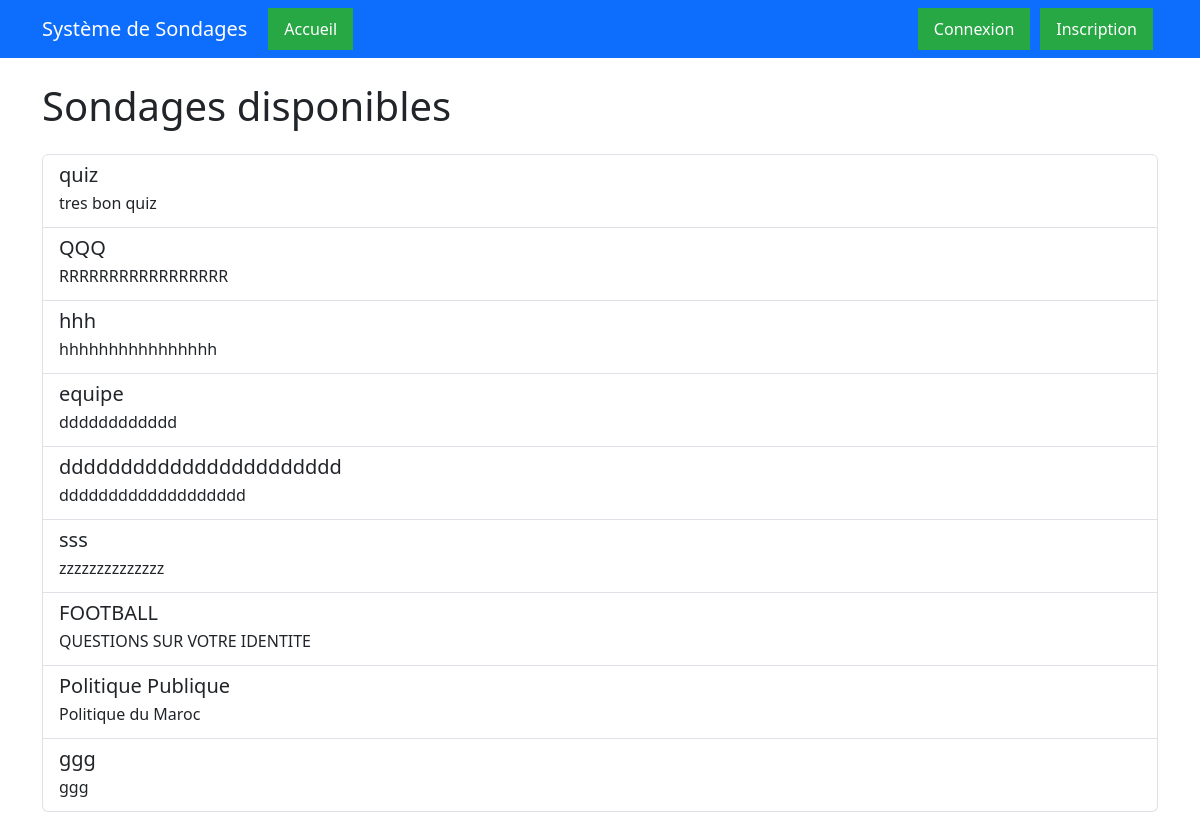
Screenshot of /surveys/ with the database file from the repository.
### survey_app/models.py (models this page shows, shortened)
class Survey(models.Model):
    title = models.CharField(max_length=200)
    description = models.TextField()
    creator = models.ForeignKey(User, on_delete=models.CASCADE)
    created_at = models.DateTimeField(auto_now_add=True)
    updated_at = models.DateTimeField(auto_now=True)
    is_public = models.BooleanField(default=True)
    password = models.CharField(max_length=100, blank=True, null=True)
    end_date = models.DateTimeField(null=True, blank=True)
    is_anonymous = models.BooleanField(default=False)
    max_responses = models.IntegerField(default=0)  # 0 means unlimited
    template = models.BooleanField(default=False)

### survey_app/views.py (the view)
# urls.py: path('', views.home, name='home'),
def home(request):
    surveys = Survey.objects.filter(is_public=True)
    if request.user.is_authenticated:
        user_surveys = Survey.objects.filter(creator=request.user)
        return render(request, 'survey_app/home.html', {
            'surveys': surveys,
            'user_surveys': user_surveys
        })
    return render(request, 'survey_app/home.html', {'surveys': surveys})

### survey_app/templates/survey_app/home.html (shortened to what this page needs)
{% extends 'base.html' %}
{% block content %}
    <h1 class="mb-4">Sondages disponibles</h1>
    {% if surveys %}
        <div class="list-group">
            {% for survey in surveys %}
                <a href="{% url 'survey_app:survey_detail' survey.id %}" class="list-group-item list-group-item-action">
                    <h5 class="mb-1">{{ survey.title }}</h5>
                    <p class="mb-1">{{ survey.description }}</p>
                </a>
            {% endfor %}
        </div>
    {% else %}
        <p>Aucun sondage disponible pour le moment.</p>
    {% endif %}
{% endblock %}

### rows the page displays
Survey: title "quiz", description "tres bon quiz"
Survey: title "QQQ", description "RRRRRRRRRRRRRRRRR"
Survey: title "hhh", description "hhhhhhhhhhhhhhhh"
Survey: title "equipe", description "dddddddddddd"
Survey: title "ddddddddddddddddddddddd", description "ddddddddddddddddddd"
Survey: title "sss", description "zzzzzzzzzzzzzz"
Survey: title "FOOTBALL", description "QUESTIONS SUR VOTRE IDENTITE"
Survey: title "Politique Publique", description "Politique du Maroc"
Survey: title "ggg", description "ggg"
